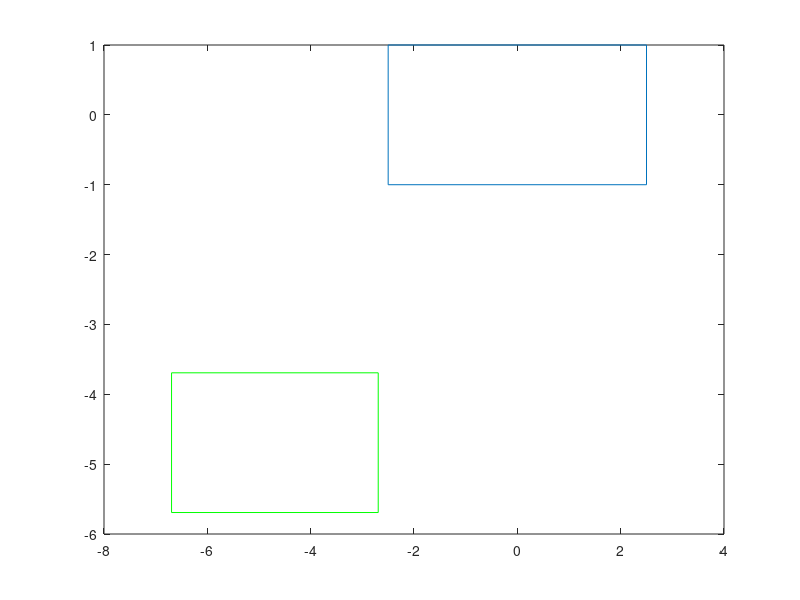

MATLAB code for this plot: (Note: this script raises an error after producing the figure.)
function [fArray]=intersectionDatabase_AG()
% intersectionDatabase - pre-computes the fraction of a polytopes that
% intersects with another polytope of same size, but different position and
% and orientation
%
% Syntax:  
%    [P]=intersectionDatabase(obj)
%
% Inputs:
%    obj - road object
%
% Outputs:
%    fArray - 3-dimensional fraction array
%
% Example: 
%
% Other m-files required: none
% Subfunctions: none
% MAT-files required: none
%
% See also: none

% Author:       Anurag Goyal, Matthias Althoff
% Written:      25-July-2013
%------------- BEGIN CODE --------------
tic

% size of ego vehicle
ego_length = 5;
ego_width = 2;

% centre of ego vehicle
ego_centre = [0,0];

% size of other traffic participant
other_length = 4;
other_width = 2;

% coordinates of ego vehicle
ego_xCoor = [ego_centre(1)+(ego_length/2),ego_centre(1)-(ego_length/2),ego_centre(1)-(ego_length/2),ego_centre(1)+(ego_length/2)];
ego_yCoor = [ego_centre(2)+(ego_width/2),ego_centre(2)+(ego_width/2),ego_centre(2)-(ego_width/2),ego_centre(2)-(ego_width/2)];

% coordinates of obstacle in counter-clockwise direction
other_xCoor = [(other_length/2) -(other_length/2) -(other_length/2) (other_length/2)];
other_yCoor = [(other_width/2) (other_width/2) -(other_width/2) -(other_width/2)];

% radius of enclosing circle of ego vehicle
r = sqrt((ego_yCoor(1) * ego_yCoor(1)) + (ego_xCoor(1) * ego_xCoor(1)));

% gridded area
xInterval = [-r-(other_length/2), r+(other_length/2)];
yInterval = [-r-(other_length/2), r+(other_length/2)];
orientInterval = [0,pi];

% nr of segments
nrOfxSegments = 30;
nrOfySegments = 30;
nrOforientSegments = 60;

% cell size
cell_x = (xInterval(2) - xInterval(1))/nrOfxSegments;
cell_y = (yInterval(2) - yInterval(1))/nrOfySegments;
cell_orient = (orientInterval(2) - orientInterval(1))/nrOforientSegments;

% initial value of y
y = yInterval(1);

for index_y = 1:nrOfySegments+1
    % initial value of x
    x = xInterval(1);
    
    for index_x = 1:nrOfxSegments+1
        % initial value of theta
        theta = orientInterval(1);
        
        for index_orient = 1:nrOforientSegments+1       
            orient = theta;
            
            % bounding orient in the interval [0,pi/2]
            if orient < (pi/2 + 0.00001)
            else
                orient = pi - orient;
            end                    
            ct = cos(orient);
            st = sin(orient);
            % rotation matrix
            R = [ct,-st;st,ct];                
            % calculate the uncertainity of position
            rot = R * [other_xCoor;other_yCoor];
            deltax = max(abs(rot(1,:) - other_xCoor));
            deltay = max(abs(rot(2,:) - other_yCoor));
            % Approximation of the coordinates

            other_xCoor_app = [other_xCoor(1)+(deltax*(ct))+deltay*(st),other_xCoor(2)-(deltax*(ct)+deltay*(st)),...
                                other_xCoor(3)-(deltax*(ct)+deltay*(st)),other_xCoor(4)+(deltax*(ct)+deltay*(st))];        % adding deltax
            other_yCoor_app = [other_yCoor(1)+(deltay*(ct)+deltax*(st)),other_yCoor(2)+(deltay*(ct)+deltax*(st)),...
                                other_yCoor(3)-(deltay*(ct)+deltax*(st)),other_yCoor(4)-(deltay*(ct)+deltax*(st))];        % adding deltay
            % rotating the other participant by theta
            ct = cos(theta);
            st = sin(theta);
            % rotation matrix
            R = [ct,-st;st,ct];                 
            rot1 = R * [other_xCoor_app;other_yCoor_app];
            % shifting the coordinates of the other participant 
            other_x = rot1(1,:) + x;
            other_y = rot1(2,:) + y;
            poly1 = [ego_xCoor(1),ego_yCoor(1); ego_xCoor(2),ego_yCoor(2); ego_xCoor(3),ego_yCoor(3); ego_xCoor(4),ego_yCoor(4)];
            poly2 = [other_x(1),other_y(1);other_x(2),other_y(2);other_x(3),other_y(3);other_x(4),other_y(4)];  
            % plotting the other participant and ego vehicle using convex hull
            asdx = poly1(:,1);
            asdy = poly1(:,2);
            adx = poly2(:,1);
            ady = poly2(:,2);
            k = convhull(asdx,asdy);
            plot(asdx(k),asdy(k))
            hold on;
            lk=convhull(adx,ady);
            plot(adx(lk),ady(lk),'g');
            % increment orient value
            theta = theta + cell_orient;      
            % generating the database
            database(index_y,index_x,index_orient) = separateAxisTheorem(poly1,poly2);
        end
        %increment x value
        x = x + cell_x;
    end
    %increment y value
    y = y + cell_y;
end
% saving the data
data.egolength = ego_length;
data.egowidth = ego_width;
data.obstacleLength = other_length;
data.obstacleWidth = other_width;
data.nrOfxSegments = nrOfxSegments;
data.nrOfySegments = nrOfySegments;
data.nrOforientSegments = nrOforientSegments;
data.xInterval = xInterval;
data.yInterval = yInterval;
data.orientInterval = orientInterval;
data.cellx = cell_x;
data.celly = cell_y;
data.cellAngle = cell_orient;
data.nrOfAngleSegments = nrOforientSegments;
save('data.mat','data');
save('database.mat','database');
toc

% tic
% % cell size
% cellx = 0.5; %m
% celly = 0.5; %m
% nrOfAngleSegments=72;
% cellAngle=pi/nrOfAngleSegments; %rad        
% deltaorient = pi/nrOfAngleSegments;
% i = 1;                  %for y coordinates
% 
% for index_y = round(-r-(carWidth/2)) : celly : round(r+(carWidth/2))
%     p = 1;               %for x coordinates
%     
%     for index_x = round(-r-(carLength/2)) : cellx : round(r+(carLength/2))
%         theta = 0;
%         iAngle = 0;
%         
%         for index_Angle = 1 : cellAngle : nrOfAngleSegments/2
%             xPos = index_x;
%             yPos = index_y;
%             theta=theta+(deltaorient);
%             ct = cos(theta);
%             st = sin(theta);
%             R = [ct,-st;st,ct];
%             %coordinates of obstacle in counter-clockwise direction
%             s = [(carLength/2) -(carLength/2) -(carLength/2) (carLength/2)];
%             t = [(carWidth/2) (carWidth/2) -(carWidth/2) -(carWidth/2)];
%             deltax = [abs(s(1)*(1-cos(theta))-t(1)*sin(theta)) abs(s(2)*(1-cos(theta))-t(2)*sin(theta)) abs(s(3)*(1-cos(theta))-t(3)*sin(theta)) abs(s(4)*(1-cos(theta))-t(4)*sin(theta))];
%             deltay = [abs(s(1)*sin(theta)+t(1)*(cos(theta)-1)) abs(s(2)*sin(theta)+t(2)*(cos(theta)-1)) abs(s(3)*sin(theta)+t(3)*(cos(theta)-1)) abs(s(4)*sin(theta)+t(4)*(cos(theta)-1))];
%             sss = [s(1)+(deltax(1)*(ct))+deltay(1)*(st) s(2)-(deltax(2)*(ct)+deltay(2)*(st)) s(3)-(deltax(3)*(ct)+deltay(3)*(st)) s(4)+(deltax(4)*(ct)+deltay(1)*(st))];        % adding deltax
%             ttt = [t(1)+(deltay(1)*(ct)+deltax(1)*(st)) t(2)+(deltay(2)*(ct)+deltax(2)*(st)) t(3)-(deltay(3)*(ct)+deltax(3)*(st)) t(4)-(deltay(4)*(ct)+deltax(4)*(st))];        % adding deltay
%             if iAngle ~= 0
%                 ssss = R * [sss;ttt]; 
%                 ss = ssss(1,:)+ xPos;         % x coordinates of obstacle
%                 tt = ssss(2,:)+ yPos;         % y coordinates of obstacle
%              else
%                 ss = s + xPos;                  % x coordinates of obstacle
%                 tt = t + yPos;                  % y coordinates of obstacle
%             end
%            
%             
%             S = [ss(1) ss(2) ss(3) ss(4)];
%             T = [tt(1) tt(2) tt(3) tt(4)];
% %             c1 = IHcenter;                      % centre of ego vehicle
% %             c2 = [xPos,yPos];                   % centre of obstacle
%             poly1 = [x(1),y(1); x(2),y(2); x(3),y(3); x(4),y(4)];
%             poly2 = [ss(1),tt(1);ss(2),tt(2);ss(3),tt(3);ss(4),tt(4)];       
%             % plotting the obstacle and ego vehicle
%             asdx = poly1(:,1);
%             asdy = poly1(:,2);
%             adx = poly2(:,1);
%             ady = poly2(:,2);
%             hold on
%             k = convhull(asdx,asdy);
%             plot(asdx(k),asdy(k))
%             lk=convhull(adx,ady);
%             plot(adx(lk),ady(lk),'g');
% %             l = convhull(adx,ady);
% %             plot(adx(l),ady(l),'r')
%             
%             database(i,p,index_Angle) = separateAxisTheorem(poly1,poly2);
%             iAngle=iAngle+1;
%             close
% 
%             
%            
%         end
%         p = p+1;  
%     end
%     i = i+1;
%     
% end
% for iAngleSeg=1:nrOfAngleSeg
%     for iXseg=1:nrOfxSeg
%         iAngleSeg
%         iXseg
%         for iYseg=1:nrOfySeg
%             obtain x,y translations and angle rotations
%             xTrans=(iXseg-1)*deltaX;
%             yTrans=(iYseg-1)*deltaY;
%             angleTrans=(iAngleSeg-1)*deltaAngle;
%             
%             generate rotation matrix
%             Rot=[cos(angleTrans) -sin(angleTrans);...
%                  sin(angleTrans) cos(angleTrans)];
%              
%             modify second polytope
%             P2mod=Rot*P2+[xTrans;yTrans];
%             
%             compute grid of relative positions within the uncertain center
%             regions
%             relativePos=relativeGridPoints(IHcenter,Rot,[0;0],4);
%             nrOfRelativePos=max(size(relativePos(:,1)));
%             
%             h=figure;
%             hold on
%             
%             for iRelPos=1:nrOfRelativePos
%          
%                 intersect P and modified P2
%                 PcarInt=Pcar & (P2mod+relativePos(iRelPos,:)');
%                 PbicycleInt=Pbicycle & (P2mod+relativePos(iRelPos,:)');
%                 
%                 plot(P2mod+relativePos(iRelPos,:)');
% 
%                 check if polytopes intersected
%                 car
%                 carInt(iRelPos) = ~isempty(PcarInt);
%                 bicycle
%                 bicycleInt(iRelPos)=~isempty(PbicycleInt);  
%             end
%             plot(Pcar,[1 2],'b');
%             close(h);
%             
%             save result
%             intersectionCar(iXseg,iYseg)=length(find(carInt))/nrOfRelativePos;
%             intersectionBicycle(iXseg,iYseg)=length(find(bicycleInt))/nrOfRelativePos;
%         end
%     end
    %save results
%     fArray.val.car{iAngleSeg}=sparse(intersectionCar);
%     fArray.val.bicycle{iAngleSeg}=sparse(intersectionBicycle); 
% end


%store segment lengths
%  fArray.segLength.angle=deltaAngle;
% fArray.segLength.x=deltaX;
% fArray.segLength.y=deltaY;
% %store radii
% fArray.radius.r.car=rCar;
% fArray.radius.r.bicycle=rBicycle;
% fArray.radius.rComb.car=rCarComb;
% fArray.radius.rComb.bicycle=rBicycleComb;
% 
% %store IHvehicle
% fArray.IH.car=Pcar;
% fArray.IH.ego=Pego;
% 
%save intersection database
% [file,path] = uiputfile('*.mat','Save Intersection Database As');
% cd(path);
% save(file,'fArray');

%------------- END OF CODE --------------